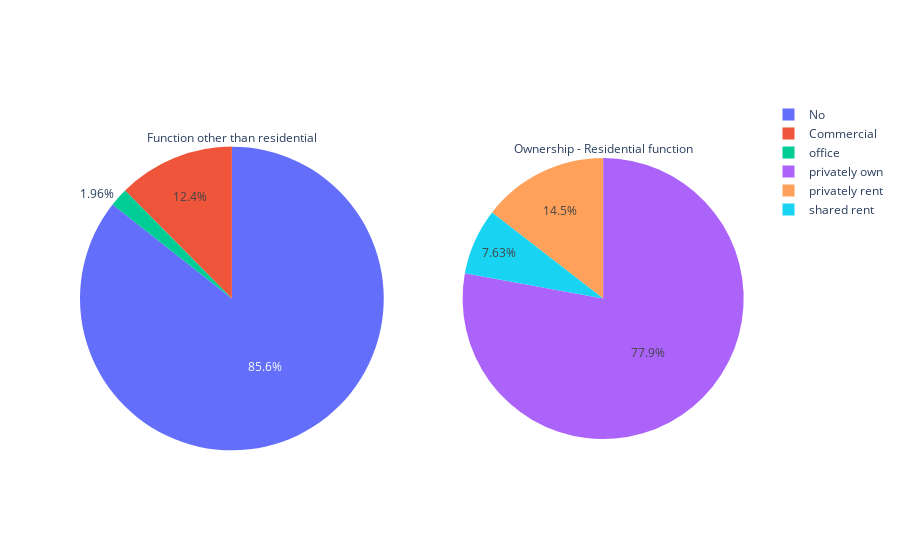

This figure's notebook cell:
### Markdown cell above
**Nhận xét:**
- Đa số các loại nhà đều được xây dựng trong khoảng 5 - 15 năm tính tới thời điểm khảo sát.
- Phổ biến nhất là có 3 - 6 người sống cùng một nhà.
- Nhà ở liền kề

## Tỷ lệ về mục đích sử dụng và quyền sử dụng nhà.

### Code cell
other_func = data_df['Function other than residential'].value_counts()

residential_ownership = data_df[data_df['Function other than residential'] == 'No']['Ownership']
residential_ownership = residential_ownership.value_counts()

fig = make_subplots(cols=2, specs=[[{'type': 'domain'}, {'type': 'domain'}]])
fig.add_pie(labels=other_func.index, values=other_func, name='Function other than residential',
           title={'text': 'Function other than residential'}, row=1, col=1, scalegroup='one')
fig.add_pie(labels=residential_ownership.index, values=residential_ownership, name='Ownership',
           title={'text': 'Ownership - Residential function'}, row=1, col=2, scalegroup='one')
fig.show()

### Figure 1 — Plotly figure (JSON) as saved in the notebook; plotly's stock layout.template omitted (floating-point values rounded to 4 significant figures)
{"data": [{"domain": {"x": [0, 0.45], "y": [0, 1]}, "labels": ["No", "Commercial", "office"], "name": "Function other than residential", "scalegroup": "one", "title": {"text": "Function other than residential"}, "type": "pie", "values": [131, 19, 3]}, {"domain": {"x": [0.55, 1], "y": [0, 1]}, "labels": ["privately own", "privately rent", "shared rent"], "name": "Ownership", "scalegroup": "one", "title": {"text": "Ownership - Residential function"}, "type": "pie", "values": [102, 19, 10]}], "layout": {"autosize": true}}
